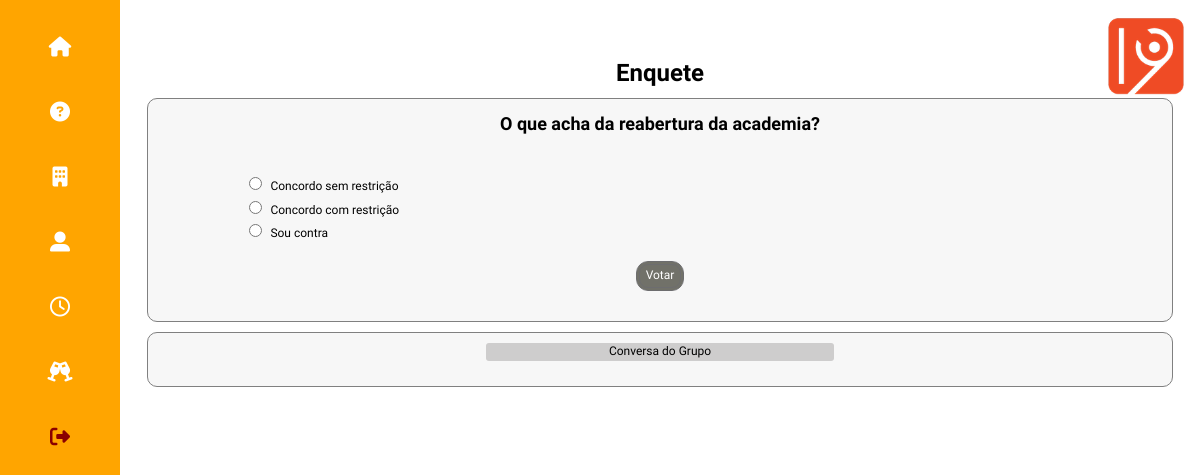
/cond_opcoes?id=6 (signed in), run on the app's committed database.
### tables this page shows
CREATE TABLE 'cond_pergunta' ('id_pergunta' INTEGER PRIMARY KEY AUTOINCREMENT, 'pergunta' VARCHAR, 'visivel' CHAR DEFAULT 'n', 'id_owner' INTEGER, 'data' DATETIME DEFAULT CURRENT_DATE);

CREATE TABLE 'cond_opcoes' ('id_opcao' INTEGER PRIMARY KEY AUTOINCREMENT NOT NULL, 'opcao' VARCHAR NOT NULL, 'id_pergunta' INTEGER NOT NULL);

### app.py (the view, shortened to what this page needs)
@app.route('/cond_opcoes', methods=['POST', 'GET'])
def cond_opcoes():
    db = get_db()
    if request.method == 'GET':
        if 'user' in session:
            user = session['user']
            admin = session['admin']
            v_id = request.args.get('id')
            cur = db.execute('select b.opcao opcao from cond_respostas a, cond_opcoes b where a.id_opcao = b.id_opcao and a.id_morador = ? and a.id_pergunta = ?', [user, v_id])
            r_morador = cur.fetchone()
            cur = db.execute('select pergunta from cond_pergunta where id_pergunta = ?', [v_id])
            r_pergunta = cur.fetchone()
            if r_morador:
                return render_template('condominio_votacao_erro.html', r_morador=r_morador,user=user, admin=admin)
            else:
                cur = db.execute('select id_pergunta, id_opcao, opcao from cond_opcoes where id_pergunta = ?', [v_id])
                r_opcoes = cur.fetchall()
                cur = db.execute('select a.nome nome, b.comentario comentario from cond_forum_enquete b, condominio_moradores a where a.id = b.id_morador and b.id_enquete = ?', [v_id])
                r_forum = cur.fetchall()
                return render_template('cond_lista_opcoes.html', r_opcoes=r_opcoes,user=user, admin=admin, r_pergunta = r_pergunta, r_forum=r_forum)

### app.py (called while the page is built)
def connect_db():
    sql = sqlite3.connect('/Users/fabio/flask/condominio.db')
    sql.row_factory = sqlite3.Row
    return sql

def get_db():
    if not hasattr(g, 'sqlite3'):
        g.sqlite_db = connect_db()
    return  g.sqlite_db

### templates/cond_lista_opcoes.html (shortened to what this page needs)
<!doctype html>
{% from "condominio_menu.html" import condominio_menu %}
<html lang="pt-br">
<head>
    <link rel="stylesheet" href="../static/css/normalize.css">
    <link rel="stylesheet" href="https://use.fontawesome.com/releases/v5.0.13/css/all.css">
    <link rel="stylesheet" href="../static/css/estilo_gincana.css">
</head>
<body>
    <header class="topo-pagina">
        {% block condominio_menu %}
            {{ condominio_menu(user,admin) }}
        {% endblock %}
        <p class="logo"><img src="../static/images/one9.webp" /></p>
    </header>
    <main class="bloco-principal">
        <h1>Enquete</h1>
        <div class="bloco-p1">
            <h2> {{ r_pergunta['pergunta'] }} </h2>
            <form action="/cond_opcoes" method="POST">
                {% for opcoes in r_opcoes %}
                <div>
                    <input type="radio" id="form-enquete_opcao" name="form-enquete_opcao" value="{{ opcoes['id_opcao'] }}" />
                    <label class="f-enquete-opcao">{{ opcoes['opcao'] }}</label>
                </div>
                {% endfor %}
                <button type="submit" class="bt-enquete"> Votar </button>
            </form>
        </div>
        <div class="bloco-p1">
            <div class="bloco-lista-forum">
                <p class="c-titulo-forum">Conversa do Grupo</p>
            </div>
        </div>
    </main>
</body>
</html>

### static/css/estilo_gincana.css (style rules this page uses)
.topo-pagina { position: fixed; top: 0; left: 0; background-color: orange; margin: 0; height: 100%; width: 10%; box-sizing: border-box; padding-top: 3%; font-size: 20px; }
.logo img { position: fixed; right: 1%; top: 2%; width: 7%; }
.bloco-principal { width: 90%; margin: 5% 5% 5% 10%; text-align: center; font-family: 'Ubuntu', sans-serif; font-size: 12px; }
@media screen and (min-width: 400px) { .bloco-principal { width: 90%; margin: 5% 5% 5% 10%; text-align: center; font-family: 'Ubuntu', sans-serif; font-size: 12px; } }
.bloco-principal h1 { margin-bottom: 1%; }
.bloco-principal h2 { margin-bottom: 4%; }
.bloco-p1 { border: 1px solid grey; border-radius: 10px; background: rgba(229, 228, 228, 0.3); margin: 10px auto; width: 95%; height: auto; padding: 0px 15px 15px 15px; box-sizing: border-box; }
.bt-enquete { display: block; margin: 15px auto; background: #717169; color: white; height: 30px; text-align: center; border-radius: 1em; border: 4px #6d6d6f solid; border-style: double; }
.f-enquete-opcao { display: inline-block; width: 80%; padding: 5px; text-align: left; }
.c-titulo-forum { background: #cecdcd; display: block; width: 35%; margin: 10px auto; border-radius: 3px; padding: 2px 0px 2px 0px; }

### data on the page
cond_pergunta: pergunta "O que acha da reabertura da academia?"
cond_opcoes: opcao "Concordo sem restrição"
cond_opcoes: opcao "Concordo com restrição"
cond_opcoes: opcao "Sou contra"
